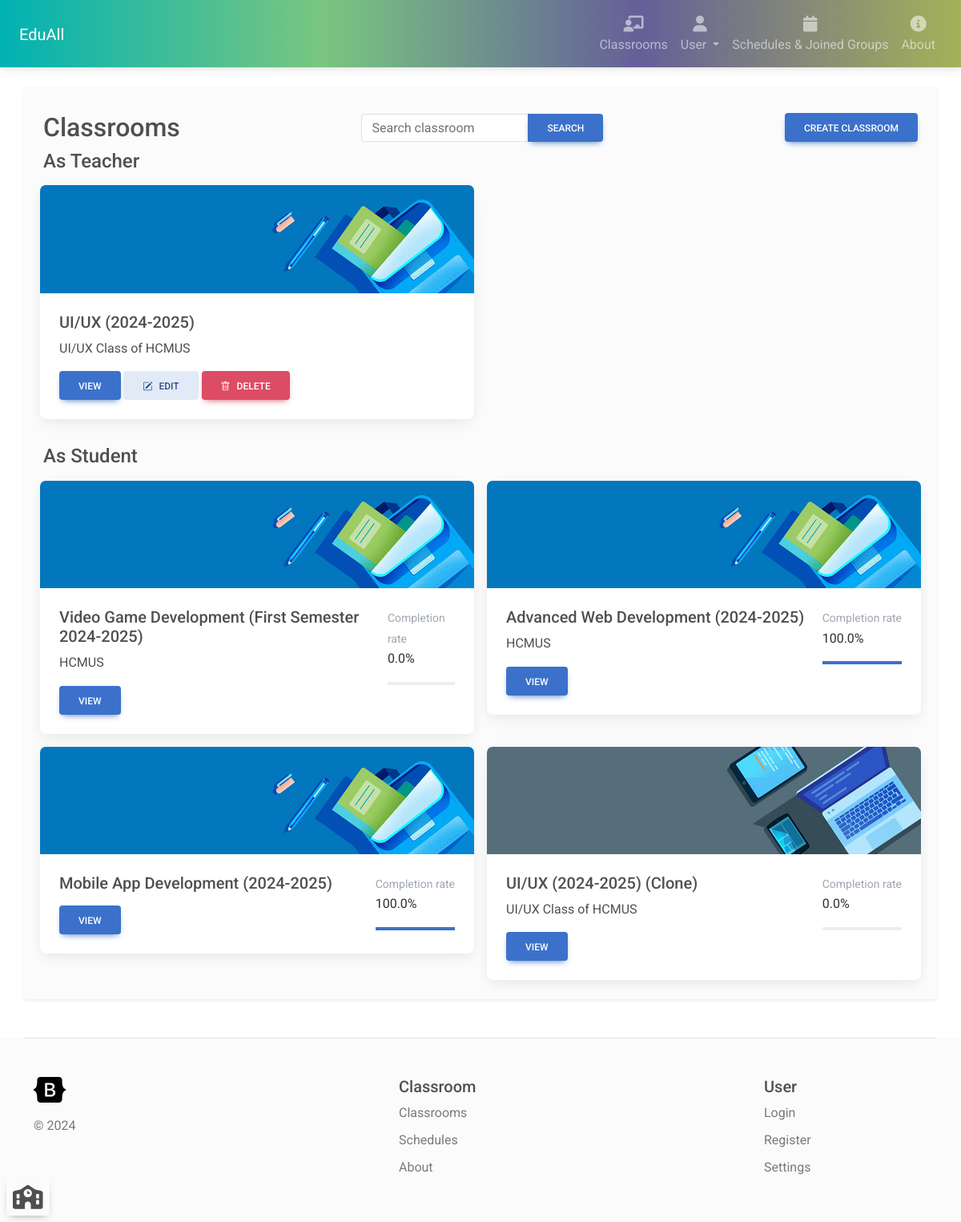
Screenshot of /classroom (signed in) with the database file from the repository.
### classroom_manager/models.py (models this page shows, shortened)
class Classroom(models.Model):
    name = models.CharField(max_length=200)
    teachers = models.ManyToManyField(User, related_name="classroom_teacher")
    students = models.ManyToManyField(User, related_name="classroom_student")
    description = models.CharField(max_length=3000)
    background = models.CharField(max_length=200, default=get_random_class_image)
    searchable = models.BooleanField(default=False)

### classroom_manager/views.py (the view, shortened to what this page needs)
# urls.py: path('classroom', views.classroomPage, name="classroom_list"),
@login_required(login_url='login')
def classroomPage(request: HttpRequest):
    if request.method == 'GET':
        currentUserId = request.user.id
        if request.GET.get('searchClassroom'):
            classroomsUserIsStudent= Classroom.objects.filter(Q(students__id__contains=currentUserId) & Q(name__contains=request.GET.get('searchClassroom')))
            classroomsUserIsTeacher= Classroom.objects.filter(Q(teachers__id__contains=currentUserId) & Q(name__contains=request.GET.get('searchClassroom')))
        else:
            classroomsUserIsStudent= Classroom.objects.filter(Q(students__id__contains=currentUserId))
            classroomsUserIsTeacher= Classroom.objects.filter(Q(teachers__id__contains=currentUserId))
        for i in range(len(classroomsUserIsStudent)):
            student = User.objects.filter(id=currentUserId).first()
            task_count = ClassroomTask.objects.filter(classroom=classroomsUserIsStudent[i], isAssignment=True).count()
            completed_task_count = Submission.objects.filter(student=student, task__classroom=classroomsUserIsStudent[i]).count()
            if task_count == 0:
                classroomsUserIsStudent[i].completionRate = 100.0
            else:
                classroomsUserIsStudent[i].completionRate = round((completed_task_count / task_count) * 100.0, 2)
        context = {'classroomsUserIsStudent': classroomsUserIsStudent,
                   'classroomsUserIsTeacher': classroomsUserIsTeacher, 'searchClassroom': request.GET.get('searchClassroom')}
        return render(request, 'classroom.html', context)

### classroom_manager/context_processor.py (called while the page is built)
def configuration_processor(request):
    siteName = Configuration.objects.filter(key='siteName').first()
    siteDescription = Configuration.objects.filter(key='siteDescription').first()
    if siteName is None:
        siteName = 'EduAll'
    else:
        siteName = siteName.value
    if siteDescription is None:
        siteDescription = 'EduAll is a platform for managing classrooms and learning groups.'
    else:
        siteDescription = siteDescription.value
    return {'siteName': siteName, 'siteDescription': siteDescription}

### classroom_manager/templates/classroom.html (shortened to what this page needs)
{% extends 'navbar.html' %}
{% block content %}
{% load static %}
    <div class="mb-2 mt-3 d-flex flex-column flex-md-row justify-content-between align-items-center">
        <div><h2 class="mb-2 mb-md-0">Classrooms</h2></div>
        <form action="{% url 'classroom_list' %}" method="GET">
            <div class="input-group">
                <input type="text" class="form-control" name="searchClassroom" placeholder="Search classroom"
                {% if searchClassroom != None %} value="{{ searchClassroom }}" {% else %} value="" {% endif %}>
                <button class="btn btn-primary" type="submit">Search</button>
            </div>
        </form>
        <button type="button" class="btn btn-primary mt-2 mt-md-0" data-bs-toggle="modal" data-bs-target="#createClassroomModal">
            Create classroom
        </button>
    </div>
    {% if classroomsUserIsTeacher%}
    <h4>As Teacher</h4>
    {% endif%}
    <div class="row">
    {% for classroom in classroomsUserIsTeacher %}
    <div class="col-12 col-lg-6 col-xxl-4 px-2 py-2">
        <div class="card">
            <img class="card-img-top" src="{% static classroom.background %}" />
            <div class="card-body">
                <h5 class="card-title">{{ classroom.name }}</h5>
                <p class="card-text">{{ classroom.description|truncatechars:50 }}</p>
                <a href="{% url 'classroom_details' classroom.id %}" class="btn btn-primary">View</a>
                <a href="/classroom/edit/{{ classroom.id }}" class="btn btn-secondary"><i class="bi bi-pencil-square me-2"></i>Edit</a>
                <form action="{% url 'classroom_details' classroom.id %}" method="post" style="display: inline;">
                    <button type="submit" class="btn btn-danger" title="You can only delete classrooms if there's no student left">
                        <i class="bi bi-trash me-2"></i><span>Delete</span>
                    </button>
                </form>
            </div>
        </div>
    </div>
    {% endfor %}
    </div>
    {% if classroomsUserIsStudent%}
    <h4 class="mt-4">As Student</h4>
    {% endif%}
    <div class="row">
        {% for classroom in classroomsUserIsStudent %}
        <div class="col-12 col-lg-6 col-xxl-4 px-2 py-2">
            <div class="card">
                <img class="card-img-top" src="{% static classroom.background %}" />
                <div class="card-body d-flex ">
                    <div class="">
                        <h5 class="card-title">{{ classroom.name }}</h5>
                        <p class="card-text">{{ classroom.description|truncatechars:50 }}</p>
                        <a href="{% url 'classroom_details' classroom.id %}" class="btn btn-primary">View</a>
                    </div>
                    <div class="ms-auto d-flex flex-column">
                        <p class="text-secondary mb-0"><small>Completion rate</small></p>
                        <p class="text-dark"> {{ classroom.completionRate }}%</p>
                        <div class="progress" role="progressbar" aria-label="Basic example" aria-valuenow="0" aria-valuemin="0" aria-valuemax="100">
                            <div class="progress-bar" style="width: {{ classroom.completionRate }}%"></div>
                        </div>
                    </div>
                </div>
            </div>
        </div>
        {% endfor %}
    </div>
{% endblock %}

### classroom_manager/static/css/variables.css (style rules this page uses)
:root { --primary: #155bd5; --primary-dark: #1c3ab6; --primary-light: #e2f1ff; --accent: #00d4d7; --accent-dark: #00bac1; --accent-light: #dff9f8; --success: #13d527; --success-dark: #00ae11; --success-light: #eafbe7; --secondary: #8f15d5; --secondary-dark: #6013c7; --secondary-light: #f4e5fa; --info: #15b2d5; --info-dark: #0f8ca8; --info-light: #e0f5fa; --caution: #dbbb25; --caution-dark: #d58f15; --caution-light: #fbf9e4; --error: #e6185e; --error-dark: #bf1257; --error-light: #fce4eb; --black: #1d1d1d; --dark-1: #2d2d2d; --dark-2: #4d4d4d; --dark-3: #6d6d6d; --gray-1: #8d8d8d; --gray-2: #adadad; --gray-3: #cdcdcd; --gray-4: #e0e0e0; --light-1: #efefef; --light-2: #f5f5f5; --light-3: #fafafa; --white: #ffffff; --gradient-1: linear-gradient(180deg, #155bd5 0%, #1c3ab6 100%); --gradient-2: linear-gradient(180deg, #155bd5 13.02%, #00d4d7 85.42%); --gradient-3: linear-gradient(180deg, #155bd5 0%, #8f15d5 100%); --gradient-4: linear-gradient(180deg, #155bd5 0%, #13d527 100%); --gradient-5: linear-gradient(180deg, #155bd5 0%, #15bbd5 100%); --gradient-6: linear-gradient(180deg, #155bd5 0%, #dbbb25 100%); --gradient-7: linear-gradient(180deg, #155bd5 0%, #e6185e 100%); --gradient-8: linear-gradient(180deg, #1c3ab6 0%, #00bac1 100%); --gradient-9: linear-gradient(180deg, #00d4d7 13.02%, #155bd5 85.42%); --shadow-1: 0px 0px 1px rgba(40, 41, 61, 0.08), 0px 0.5px 2px rgba(96, 97, 112, 0.16); --shadow-2: 0px 0px 1px rgba(40, 41, 61, 0.04), 0px 2px 4px rgba(96, 97, 112, 0.16); --shadow-3: 0px 0px 2px rgba(40, 41, 61, 0.04), 0px 4px 8px rgba(96, 97, 112, 0.16); --shadow-4: 0px 2px 4px rgba(40, 41, 61, 0.04), 0px 8px 16px rgba(96, 97, 112, 0.16); --shadow-5: 0px 2px 8px rgba(40, 41, 61, 0.04), 0px 16px 24px rgba(96, 97, 112, 0.16); --shadow-6: 0px 2px 8px rgba(40, 41, 61, 0.08), 0px 20px 32px rgba(96, 97, 112, 0.24); }

### rows the page displays
Classroom: background (picture), name "UI/UX (2024-2025)", description "UI/UX Class of HCMUS"
Classroom: background (picture), name "Video Game Development (First Semester 2024-2025)", description "HCMUS", completionRate "0.0"
Classroom: background (picture), name "Advanced Web Development (2024-2025)", description "HCMUS", completionRate "100.0"
Classroom: background (picture), name "Mobile App Development (2024-2025)", completionRate "100.0"
Classroom: background (picture), name "UI/UX (2024-2025) (Clone)", description "UI/UX Class of HCMUS", completionRate "0.0"
